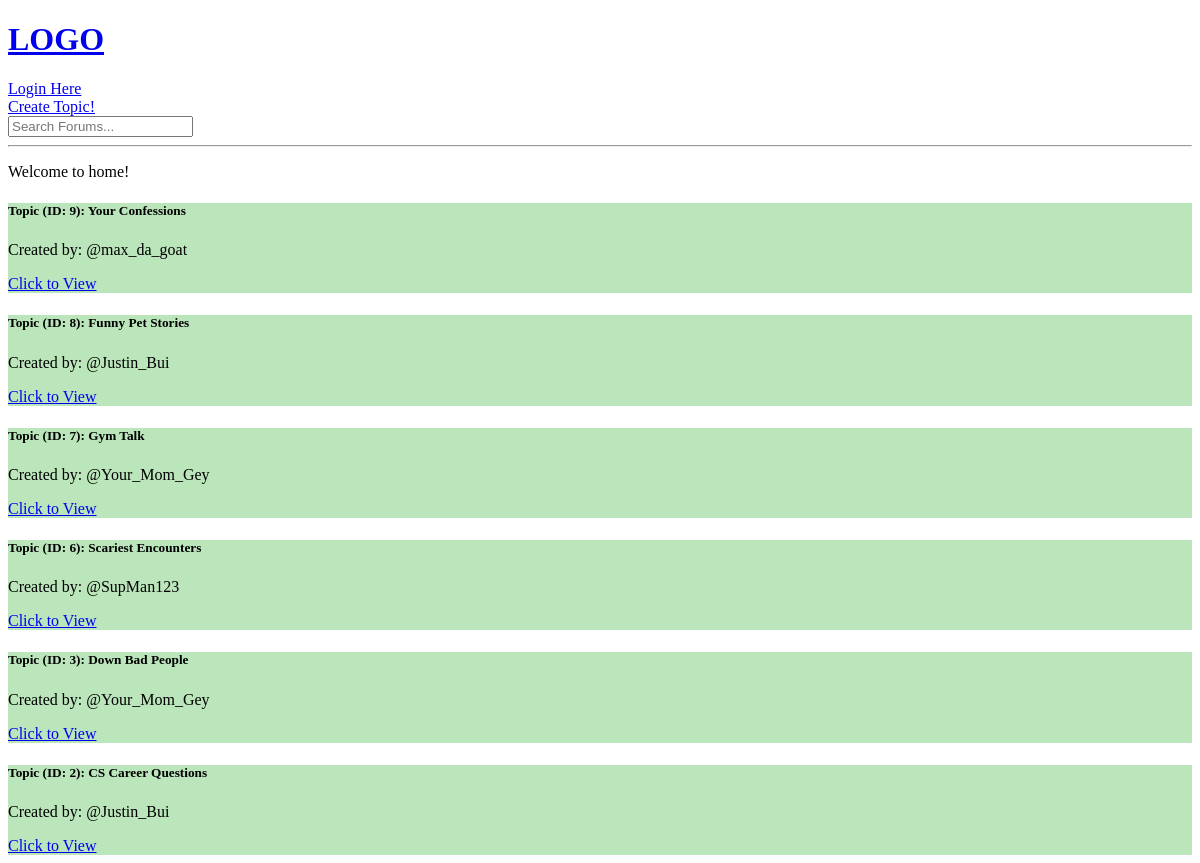
The app's page /, older data.
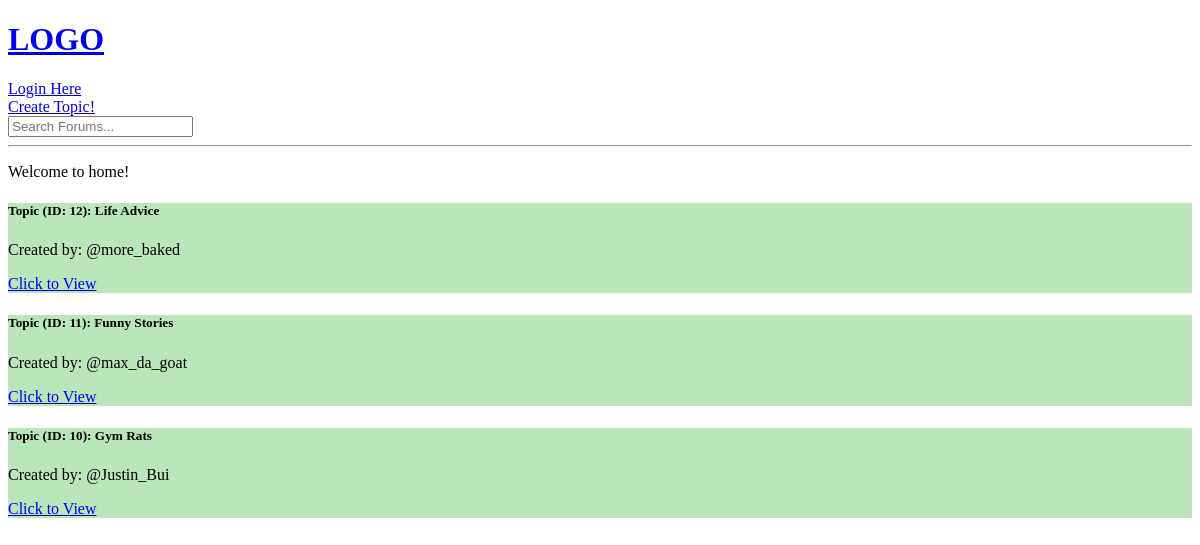
The same page, newer data.
### forum/models.py (models this page shows, shortened)
class Topic(models.Model):
    title = models.CharField(max_length=200)
    creator = models.ForeignKey(User, on_delete=models.SET_NULL, null=True)
    time_created = models.DateTimeField(auto_now_add=True)
    time_updated = models.DateTimeField(auto_now=True)
    class Meta:
        ordering = ['-time_created']

### forum/views.py (the view)
# urls.py: path('', views.home, name='home'),
def home(request):
    q = request.GET.get('q') if request.GET.get('q') != None else ''
    topics = Topic.objects.filter(
        Q(title__icontains=q) |
        Q(creator__username__icontains=q)
    )
    context = {'topics': topics}
    return render(request, 'forum/home.html', context)

### forum/templates/forum/home.html (shortened to what this page needs)
{% extends 'main.html' %}
{% block content %}
<p>Welcome to home!</p>
<div class="home-container">
    <div class="topic">
        {% for t in topics %}
            <div style="background-color: rgb(187, 230, 187)">
                <h5>Topic (ID: {{t.id}}): {{t.title}}</h5>
                <p>Created by: @{{t.creator}}</p>
                <a href="{% url 'topic' t.id %}">Click to View</a>
                <br/>
            </div>
        {% endfor %}
    </div>
</div>
{% endblock content %}

### templates/main.html (shortened to what this page needs)
<!DOCTYPE html>
<html lang="en">
<head>
</head>
<body>
    {% include 'navbar.html'%}
    {% block content %}
    {% endblock %}
</body>
</html>

### templates/navbar.html
<a href="/">
    <h1>LOGO</h1>
</a>
{% if request.user.is_authenticated %}
<p>Logged in as {{user}}</p>
<a href="{% url 'logout' %}">Logout</a>
{% else %}
<a href="{% url 'login' %}">Login Here</a>
{% endif %}
<br>
<a href="{% url 'create-topic' %}">Create Topic!</a>
<form method="GET" action="{% url 'home' %}">
    <input type="text" name="q" placeholder="Search Forums..."/>
</form>
<hr>

Row changes from the older to the newer data that the page shows:
removed Topic: id "9", title "Your Confessions", creator "max_da_goat"
removed Topic: id "8", title "Funny Pet Stories", creator "Justin_Bui"
removed Topic: id "7", title "Gym Talk", creator "Your_Mom_Gey"
removed Topic: id "6", title "Scariest Encounters", creator "SupMan123"
removed Topic: id "3", title "Down Bad People", creator "Your_Mom_Gey"
removed Topic: id "2", title "CS Career Questions", creator "Justin_Bui"
added Topic: id "12", title "Life Advice", creator "more_baked"
added Topic: id "11", title "Funny Stories", creator "max_da_goat"
added Topic: id "10", title "Gym Rats", creator "Justin_Bui"
